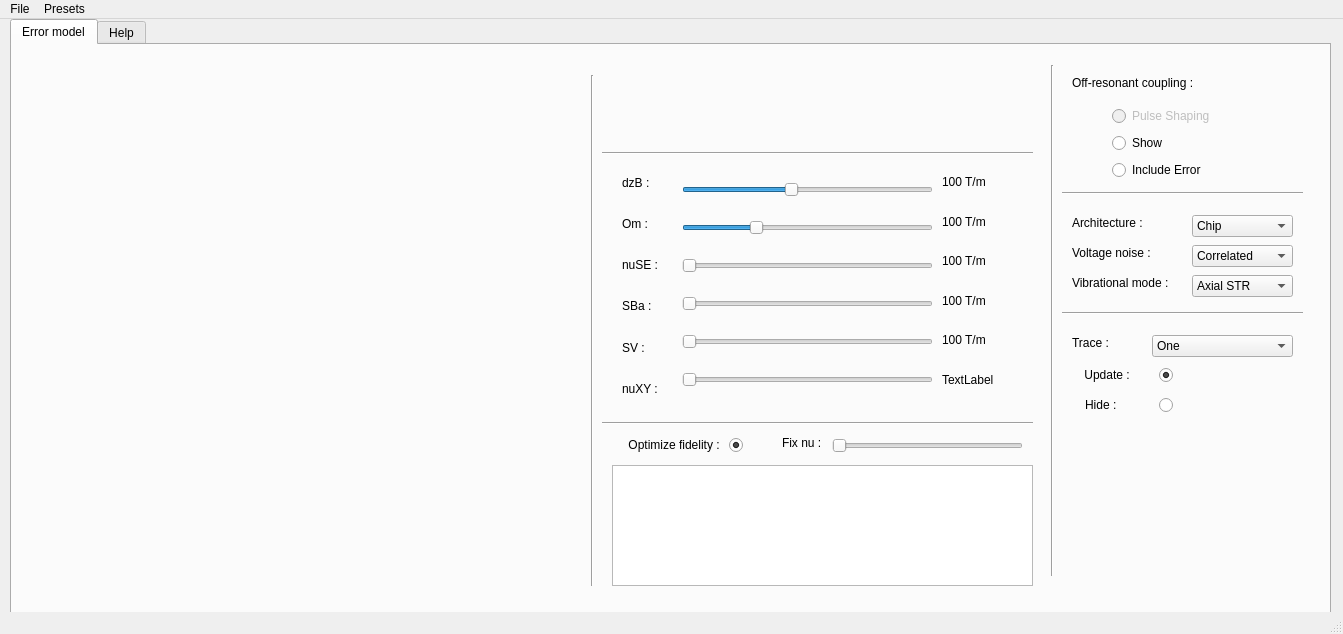
<?xml version="1.0" encoding="UTF-8"?>
<ui version="4.0">
 <class>MainWindow</class>
 <widget class="QMainWindow" name="MainWindow">
  <property name="geometry">
   <rect>
    <x>0</x>
    <y>0</y>
    <width>1343</width>
    <height>634</height>
   </rect>
  </property>
  <property name="windowTitle">
   <string>MainWindow</string>
  </property>
  <widget class="QWidget" name="centralwidget">
   <widget class="QTabWidget" name="tabWidget">
    <property name="enabled">
     <bool>true</bool>
    </property>
    <property name="geometry">
     <rect>
      <x>10</x>
      <y>0</y>
      <width>1321</width>
      <height>611</height>
     </rect>
    </property>
    <property name="currentIndex">
     <number>0</number>
    </property>
    <property name="tabBarAutoHide">
     <bool>false</bool>
    </property>
    <widget class="QWidget" name="tab">
     <attribute name="title">
      <string>Error model</string>
     </attribute>
     <widget class="QTableWidget" name="tableInfo">
      <property name="enabled">
       <bool>true</bool>
      </property>
      <property name="geometry">
       <rect>
        <x>600</x>
        <y>420</y>
        <width>421</width>
        <height>121</height>
       </rect>
      </property>
      <property name="maximumSize">
       <size>
        <width>421</width>
        <height>16777215</height>
       </size>
      </property>
      <attribute name="horizontalHeaderVisible">
       <bool>false</bool>
      </attribute>
      <attribute name="horizontalHeaderDefaultSectionSize">
       <number>200</number>
      </attribute>
      <attribute name="horizontalHeaderHighlightSections">
       <bool>false</bool>
      </attribute>
      <attribute name="verticalHeaderVisible">
       <bool>false</bool>
      </attribute>
      <attribute name="verticalHeaderDefaultSectionSize">
       <number>29</number>
      </attribute>
      <attribute name="verticalHeaderHighlightSections">
       <bool>false</bool>
      </attribute>
      <attribute name="verticalHeaderMinimumSectionSize">
       <number>15</number>
      </attribute>
     </widget>
     <widget class="PlotWidget" name="graphWidget" native="true">
      <property name="geometry">
       <rect>
        <x>20</x>
        <y>30</y>
        <width>541</width>
        <height>511</height>
       </rect>
      </property>
     </widget>
     <widget class="QComboBox" name="comboBoxArchitecture">
      <property name="geometry">
       <rect>
        <x>1180</x>
        <y>170</y>
        <width>101</width>
        <height>22</height>
       </rect>
      </property>
      <item>
       <property name="text">
        <string>Chip</string>
       </property>
      </item>
      <item>
       <property name="text">
        <string>Macro</string>
       </property>
      </item>
     </widget>
     <widget class="QComboBox" name="comboBoxVNoise">
      <property name="geometry">
       <rect>
        <x>1180</x>
        <y>200</y>
        <width>101</width>
        <height>22</height>
       </rect>
      </property>
      <item>
       <property name="text">
        <string>Correlated</string>
       </property>
      </item>
      <item>
       <property name="text">
        <string>Uncorrelated</string>
       </property>
      </item>
     </widget>
     <widget class="QLabel" name="label_8">
      <property name="geometry">
       <rect>
        <x>1060</x>
        <y>170</y>
        <width>101</width>
        <height>16</height>
       </rect>
      </property>
      <property name="text">
       <string>Architecture :</string>
      </property>
     </widget>
     <widget class="QLabel" name="label_9">
      <property name="geometry">
       <rect>
        <x>1060</x>
        <y>200</y>
        <width>101</width>
        <height>16</height>
       </rect>
      </property>
      <property name="text">
       <string>Voltage noise :</string>
      </property>
     </widget>
     <widget class="QComboBox" name="comboBoxVibMode">
      <property name="geometry">
       <rect>
        <x>1180</x>
        <y>230</y>
        <width>101</width>
        <height>22</height>
       </rect>
      </property>
      <item>
       <property name="text">
        <string>Axial STR</string>
       </property>
      </item>
      <item>
       <property name="text">
        <string>Axial COM</string>
       </property>
      </item>
     </widget>
     <widget class="QLabel" name="label_10">
      <property name="geometry">
       <rect>
        <x>1060</x>
        <y>230</y>
        <width>111</width>
        <height>16</height>
       </rect>
      </property>
      <property name="text">
       <string>Vibrational mode :</string>
      </property>
     </widget>
     <widget class="Line" name="line">
      <property name="geometry">
       <rect>
        <x>1030</x>
        <y>20</y>
        <width>21</width>
        <height>511</height>
       </rect>
      </property>
      <property name="orientation">
       <enum>Qt::Vertical</enum>
      </property>
     </widget>
     <widget class="Line" name="line_2">
      <property name="geometry">
       <rect>
        <x>1050</x>
        <y>140</y>
        <width>241</width>
        <height>16</height>
       </rect>
      </property>
      <property name="orientation">
       <enum>Qt::Horizontal</enum>
      </property>
     </widget>
     <widget class="Line" name="line_3">
      <property name="geometry">
       <rect>
        <x>570</x>
        <y>30</y>
        <width>21</width>
        <height>511</height>
       </rect>
      </property>
      <property name="orientation">
       <enum>Qt::Vertical</enum>
      </property>
     </widget>
     <widget class="QWidget" name="layoutWidget">
      <property name="geometry">
       <rect>
        <x>610</x>
        <y>120</y>
        <width>57</width>
        <height>241</height>
       </rect>
      </property>
      <layout class="QVBoxLayout" name="verticalLayout_3">
       <item>
        <widget class="QLabel" name="label_2">
         <property name="text">
          <string>dzB :</string>
         </property>
        </widget>
       </item>
       <item>
        <widget class="QLabel" name="label_3">
         <property name="text">
          <string>Om :</string>
         </property>
        </widget>
       </item>
       <item>
        <widget class="QLabel" name="label_4">
         <property name="text">
          <string>nuSE :</string>
         </property>
        </widget>
       </item>
       <item>
        <widget class="QLabel" name="label_5">
         <property name="text">
          <string>SBa :</string>
         </property>
        </widget>
       </item>
       <item>
        <widget class="QLabel" name="label_6">
         <property name="text">
          <string>SV :</string>
         </property>
        </widget>
       </item>
       <item>
        <widget class="QLabel" name="label_7">
         <property name="text">
          <string>nuXY :</string>
         </property>
        </widget>
       </item>
      </layout>
     </widget>
     <widget class="QWidget" name="layoutWidget">
      <property name="geometry">
       <rect>
        <x>670</x>
        <y>120</y>
        <width>251</width>
        <height>241</height>
       </rect>
      </property>
      <layout class="QVBoxLayout" name="verticalLayout">
       <item>
        <widget class="QSlider" name="sliderGradient">
         <property name="minimum">
          <number>24</number>
         </property>
         <property name="maximum">
          <number>200</number>
         </property>
         <property name="singleStep">
          <number>2</number>
         </property>
         <property name="value">
          <number>100</number>
         </property>
         <property name="orientation">
          <enum>Qt::Horizontal</enum>
         </property>
         <property name="tickPosition">
          <enum>QSlider::NoTicks</enum>
         </property>
        </widget>
       </item>
       <item>
        <widget class="QSlider" name="sliderPower">
         <property name="minimum">
          <number>10</number>
         </property>
         <property name="maximum">
          <number>150</number>
         </property>
         <property name="value">
          <number>50</number>
         </property>
         <property name="orientation">
          <enum>Qt::Horizontal</enum>
         </property>
        </widget>
       </item>
       <item>
        <widget class="QSlider" name="sliderENoise">
         <property name="orientation">
          <enum>Qt::Horizontal</enum>
         </property>
        </widget>
       </item>
       <item>
        <widget class="QSlider" name="sliderBAmbient">
         <property name="orientation">
          <enum>Qt::Horizontal</enum>
         </property>
        </widget>
       </item>
       <item>
        <widget class="QSlider" name="sliderVNoise">
         <property name="orientation">
          <enum>Qt::Horizontal</enum>
         </property>
        </widget>
       </item>
       <item>
        <widget class="QSlider" name="sliderNuXY">
         <property name="pageStep">
          <number>1</number>
         </property>
         <property name="orientation">
          <enum>Qt::Horizontal</enum>
         </property>
        </widget>
       </item>
      </layout>
     </widget>
     <widget class="QWidget" name="layoutWidget">
      <property name="geometry">
       <rect>
        <x>930</x>
        <y>120</y>
        <width>81</width>
        <height>231</height>
       </rect>
      </property>
      <layout class="QVBoxLayout" name="verticalLayout_4">
       <item>
        <widget class="QLabel" name="labelGradient">
         <property name="text">
          <string>100 T/m</string>
         </property>
        </widget>
       </item>
       <item>
        <widget class="QLabel" name="labelPower">
         <property name="text">
          <string>100 T/m</string>
         </property>
        </widget>
       </item>
       <item>
        <widget class="QLabel" name="labelENoise">
         <property name="text">
          <string>100 T/m</string>
         </property>
        </widget>
       </item>
       <item>
        <widget class="QLabel" name="labelBAmbient">
         <property name="text">
          <string>100 T/m</string>
         </property>
        </widget>
       </item>
       <item>
        <widget class="QLabel" name="labelVNoise">
         <property name="text">
          <string>100 T/m</string>
         </property>
        </widget>
       </item>
       <item>
        <widget class="QLabel" name="labelNuXY">
         <property name="text">
          <string>TextLabel</string>
         </property>
        </widget>
       </item>
      </layout>
     </widget>
     <widget class="QWidget" name="layoutWidget">
      <property name="geometry">
       <rect>
        <x>1100</x>
        <y>60</y>
        <width>151</width>
        <height>76</height>
       </rect>
      </property>
      <layout class="QVBoxLayout" name="verticalLayout_2">
       <item>
        <widget class="QRadioButton" name="radioBtnPulseShaping">
         <property name="enabled">
          <bool>false</bool>
         </property>
         <property name="text">
          <string>Pulse Shaping</string>
         </property>
         <property name="autoExclusive">
          <bool>false</bool>
         </property>
        </widget>
       </item>
       <item>
        <widget class="QRadioButton" name="radioBtnShowOffRes">
         <property name="text">
          <string>Show</string>
         </property>
         <property name="autoExclusive">
          <bool>false</bool>
         </property>
        </widget>
       </item>
       <item>
        <widget class="QRadioButton" name="radioBtnIncludeOffErr">
         <property name="text">
          <string>Include Error</string>
         </property>
         <property name="autoExclusive">
          <bool>false</bool>
         </property>
        </widget>
       </item>
      </layout>
     </widget>
     <widget class="QLabel" name="label">
      <property name="geometry">
       <rect>
        <x>1060</x>
        <y>30</y>
        <width>151</width>
        <height>16</height>
       </rect>
      </property>
      <property name="text">
       <string>Off-resonant coupling :</string>
      </property>
     </widget>
     <widget class="QRadioButton" name="radioBtnOptFid">
      <property name="enabled">
       <bool>true</bool>
      </property>
      <property name="geometry">
       <rect>
        <x>600</x>
        <y>390</y>
        <width>131</width>
        <height>20</height>
       </rect>
      </property>
      <property name="layoutDirection">
       <enum>Qt::RightToLeft</enum>
      </property>
      <property name="text">
       <string>Optimize fidelity : </string>
      </property>
      <property name="checked">
       <bool>true</bool>
      </property>
      <property name="autoExclusive">
       <bool>false</bool>
      </property>
     </widget>
     <widget class="QSlider" name="sliderFixNu">
      <property name="enabled">
       <bool>false</bool>
      </property>
      <property name="geometry">
       <rect>
        <x>820</x>
        <y>390</y>
        <width>191</width>
        <height>22</height>
       </rect>
      </property>
      <property name="orientation">
       <enum>Qt::Horizontal</enum>
      </property>
     </widget>
     <widget class="QLabel" name="label_11">
      <property name="geometry">
       <rect>
        <x>770</x>
        <y>390</y>
        <width>55</width>
        <height>16</height>
       </rect>
      </property>
      <property name="text">
       <string>Fix nu :</string>
      </property>
     </widget>
     <widget class="Line" name="line_4">
      <property name="geometry">
       <rect>
        <x>590</x>
        <y>370</y>
        <width>431</width>
        <height>16</height>
       </rect>
      </property>
      <property name="orientation">
       <enum>Qt::Horizontal</enum>
      </property>
     </widget>
     <widget class="QComboBox" name="comboBoxTraceNum">
      <property name="geometry">
       <rect>
        <x>1140</x>
        <y>290</y>
        <width>141</width>
        <height>22</height>
       </rect>
      </property>
      <item>
       <property name="text">
        <string>One</string>
       </property>
      </item>
      <item>
       <property name="text">
        <string>Two</string>
       </property>
      </item>
      <item>
       <property name="text">
        <string>Three</string>
       </property>
      </item>
      <item>
       <property name="text">
        <string>Four</string>
       </property>
      </item>
     </widget>
     <widget class="QLabel" name="label_12">
      <property name="geometry">
       <rect>
        <x>1060</x>
        <y>290</y>
        <width>101</width>
        <height>16</height>
       </rect>
      </property>
      <property name="text">
       <string>Trace :</string>
      </property>
     </widget>
     <widget class="QRadioButton" name="radioBtnTraceUpdate">
      <property name="enabled">
       <bool>true</bool>
      </property>
      <property name="geometry">
       <rect>
        <x>1050</x>
        <y>320</y>
        <width>111</width>
        <height>20</height>
       </rect>
      </property>
      <property name="layoutDirection">
       <enum>Qt::RightToLeft</enum>
      </property>
      <property name="text">
       <string>Update :       </string>
      </property>
      <property name="checked">
       <bool>true</bool>
      </property>
      <property name="autoExclusive">
       <bool>false</bool>
      </property>
     </widget>
     <widget class="QRadioButton" name="radioBtnTraceHide">
      <property name="enabled">
       <bool>true</bool>
      </property>
      <property name="geometry">
       <rect>
        <x>1050</x>
        <y>350</y>
        <width>111</width>
        <height>20</height>
       </rect>
      </property>
      <property name="layoutDirection">
       <enum>Qt::RightToLeft</enum>
      </property>
      <property name="text">
       <string>Hide :           </string>
      </property>
      <property name="checked">
       <bool>false</bool>
      </property>
      <property name="autoExclusive">
       <bool>false</bool>
      </property>
     </widget>
     <widget class="Line" name="line_5">
      <property name="geometry">
       <rect>
        <x>1050</x>
        <y>260</y>
        <width>241</width>
        <height>16</height>
       </rect>
      </property>
      <property name="orientation">
       <enum>Qt::Horizontal</enum>
      </property>
     </widget>
     <widget class="QLabel" name="labelLegend">
      <property name="geometry">
       <rect>
        <x>610</x>
        <y>30</y>
        <width>281</width>
        <height>61</height>
       </rect>
      </property>
      <property name="text">
       <string/>
      </property>
      <property name="scaledContents">
       <bool>true</bool>
      </property>
     </widget>
     <widget class="Line" name="line_6">
      <property name="geometry">
       <rect>
        <x>590</x>
        <y>100</y>
        <width>431</width>
        <height>16</height>
       </rect>
      </property>
      <property name="orientation">
       <enum>Qt::Horizontal</enum>
      </property>
     </widget>
    </widget>
    <widget class="QWidget" name="tab_2">
     <attribute name="title">
      <string>Help</string>
     </attribute>
     <widget class="QTabWidget" name="tabWidget_2">
      <property name="geometry">
       <rect>
        <x>30</x>
        <y>20</y>
        <width>1261</width>
        <height>521</height>
       </rect>
      </property>
      <property name="currentIndex">
       <number>0</number>
      </property>
      <widget class="QWidget" name="tab_3">
       <attribute name="title">
        <string>Heating</string>
       </attribute>
      </widget>
      <widget class="QWidget" name="tab_4">
       <attribute name="title">
        <string>Decoherence</string>
       </attribute>
      </widget>
      <widget class="QWidget" name="tab_5">
       <attribute name="title">
        <string>Kerr Coupling</string>
       </attribute>
      </widget>
      <widget class="QWidget" name="tab_6">
       <attribute name="title">
        <string>Off-resonant coupling</string>
       </attribute>
      </widget>
     </widget>
    </widget>
   </widget>
  </widget>
  <widget class="QMenuBar" name="menubar">
   <property name="geometry">
    <rect>
     <x>0</x>
     <y>0</y>
     <width>1343</width>
     <height>26</height>
    </rect>
   </property>
   <widget class="QMenu" name="menuFile">
    <property name="title">
     <string>File</string>
    </property>
   </widget>
   <widget class="QMenu" name="menuPresets">
    <property name="title">
     <string>Presets</string>
    </property>
    <addaction name="actionLoadMacro"/>
    <addaction name="actionLoadChip"/>
    <addaction name="separator"/>
    <addaction name="actionLoadPresetFile"/>
    <addaction name="actionSavePresetFile"/>
   </widget>
   <addaction name="menuFile"/>
   <addaction name="menuPresets"/>
  </widget>
  <widget class="QStatusBar" name="statusbar"/>
  <action name="actionLoadMacro">
   <property name="text">
    <string>Load Macro</string>
   </property>
  </action>
  <action name="actionLoadChip">
   <property name="text">
    <string>Load Chip</string>
   </property>
  </action>
  <action name="actionLoadPresetFile">
   <property name="text">
    <string>Load from File</string>
   </property>
  </action>
  <action name="actionSavePresetFile">
   <property name="text">
    <string>Save to File</string>
   </property>
  </action>
 </widget>
 <customwidgets>
  <customwidget>
   <class>PlotWidget</class>
   <extends>QWidget</extends>
   <header>pyqtgraph</header>
   <container>1</container>
  </customwidget>
 </customwidgets>
 <resources/>
 <connections/>
</ui>
